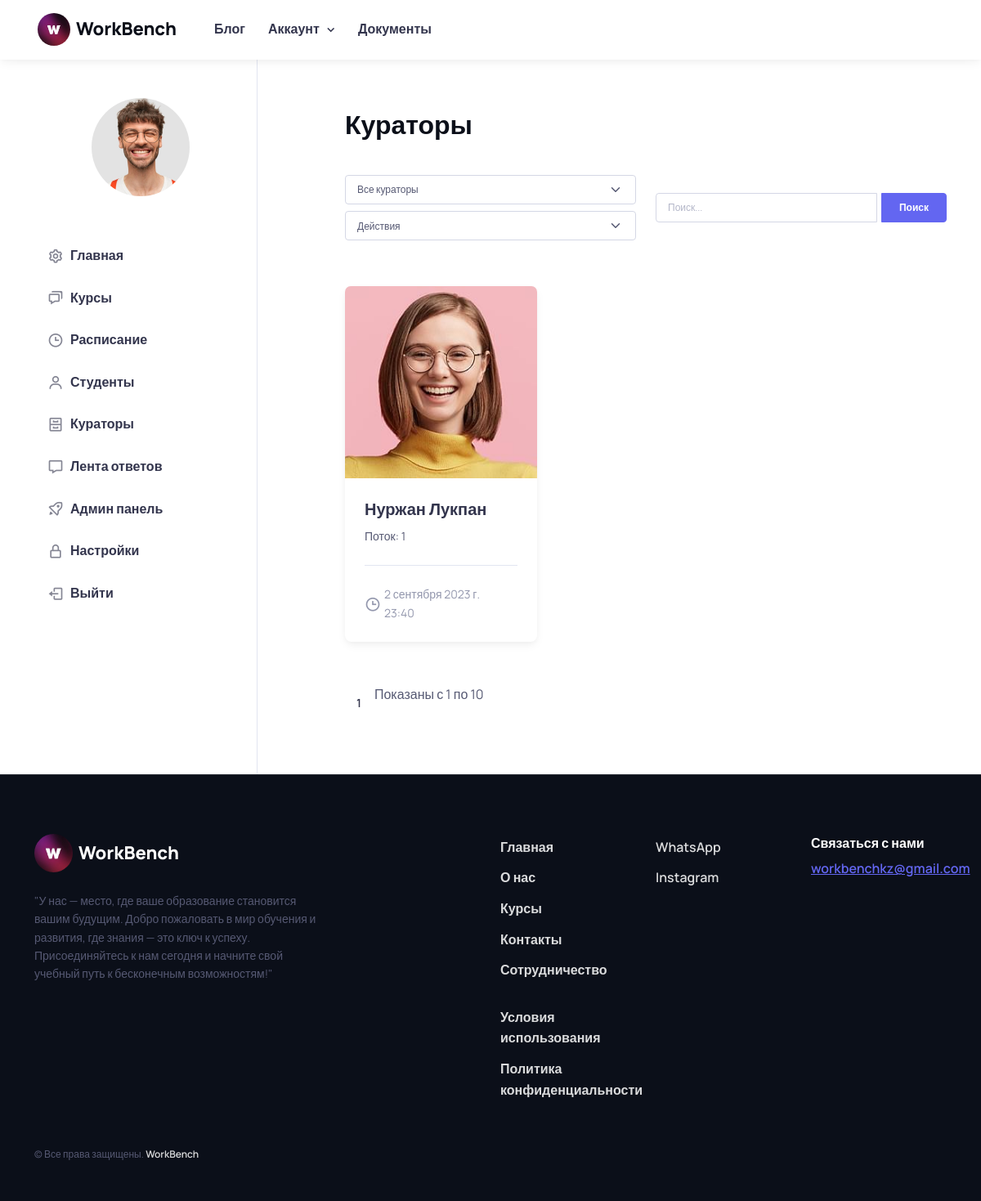
/users/administrator/admin_check/curators/, run on the app's committed database.
### users/models.py (models this page shows, shortened)
class User(AbstractUser):
    ROLE_CHOICES = (
        ('student', 'Студент'),
        ('curator', 'Куратор'),
        ('admin', 'Администратор'),
    )
    COUNTRY_CHOICES = (
        ('kz', 'Казахстан'),
        ('ru', 'Россия'),
        ('ukr', 'Украина'),
        ('kg', 'Кыргызстан'),
        ('uz', 'Узбекистан'),
    )
    CITY_CHOICES = (
        ('tse', 'Астана'),
        ('ala', 'Алматы'),
        ('msq', 'Москва'),
        ('kiev', 'Киев'),
        ('bishkek', 'Бишкек'),
        ('tashkent', 'Ташкент'),
    )
    image = models.ImageField(upload_to='users_images', null=True, blank=True)
    role = models.CharField(max_length=10, choices=ROLE_CHOICES, default='student')
    phone = models.CharField(max_length=25, blank=True)
    bio = models.TextField(blank=True, null=True, default='Всем привет! Я ученик компании WorkBench!')
    country = models.CharField(choices=COUNTRY_CHOICES, max_length=15, default='kz')
    city = models.CharField(choices=CITY_CHOICES, max_length=20, default='tse')
    address = models.CharField(blank=True, null=True, default='', max_length=255)
    stream = models.ForeignKey('Stream', on_delete=models.SET_NULL, null=True, blank=True)

class Stream(models.Model):
    number = models.PositiveIntegerField()
    def __str__(self):
        return str(self.number)
    class Meta:
        verbose_name = 'Поток'
        verbose_name_plural = 'Потоки'

### administrator/views.py (the view)
# urls.py: path('admin_check/curators/', CuratorCheckAdmin.as_view(), name='curators_admin_check'),
class CuratorCheckAdmin(View):
    template_name = 'admin/starter-kit/curators.html'
    def get(self, request):
        curators = User.objects.filter(role='curator')
        page = request.GET.get('page', 1)
        paginator = Paginator(curators, 10)  # Разбиваем на страницы по 10 элементов
        try:
            curators = paginator.page(page)
        except PageNotAnInteger:
            curators = paginator.page(1)
        except EmptyPage:
            curators = paginator.page(paginator.num_pages)
        return render(request, self.template_name, {'curators': curators})

### templates/admin/starter-kit/curators.html (shortened to what this page needs)
{% extends 'admin/starter-kit/base.html' %}
{% load static %}
          {% block content %}
              <div class="col-md-8 offset-lg-1 pb-5 mb-lg-2 pt-md-5 mt-n3 mt-md-0">
            <div class="ps-md-3 ps-lg-0 mt-md-2 pt-md-4 pb-md-2">
              <div class="d-flex align-items-center justify-content-between pt-xl-1 mb-3 pb-3">
                <h1 class="h2 mb-0">Кураторы</h1>
              </div>
              <div class="row align-items-center mb-5">
                <div class="col-md-6 mt-2 text-nowrap">
                    <div id="dataTable_length" class="dataTables_length" aria-controls="dataTable">
                        <form method="get">
                            <div class="mb-2">
                                <label class="form-label d-block">
                                    <select class="form-select form-select-sm" name="stream" id="stream-filter" onchange="this.form.submit()">
                                        <option value="">Все кураторы</option>
                                    </select>
                                </label>
                            </div>
                            <div class="mb-2">
                                <label class="form-label d-block">
                                    <select class="form-select form-select-sm" onchange="window.location.href = this.options[this.selectedIndex].value">
                                        <option value="">Действия</option>
                                    </select>
                                </label>
                            </div>
                        </form>
                    </div>
                </div>
                <div class="col-md-6 mb-2 mb-md-0">
                    <form action="{% url 'users:admin:search_curators' %}" method="get">
                        <div class="text-md-end dataTables_filter" id="dataTable_filter">
                            <div class="input-group">
                                <input type="search" class="form-control form-control-sm" aria-controls="dataTable" name="q" placeholder="Поиск...">
                                <button class="btn btn-primary btn-sm" type="submit" style="width: 80px; margin-left: 5px;">Поиск</button>
                            </div>
                        </div>
                    </form>
                </div>
            </div>
              <div class="row row-cols-1 row-cols-md-3 row-cols-lg-3 gx-3 gx-lg-3">
                {% for curator in curators %}
                    <div class="col pb-2 mb-4">
                        <article class="card h-100 border-0 shadow-sm">
                            <div class="position-relative">
                                <a href="{% url 'users:admin:student-profile' pk=curator.pk %}" class="d-block position-absolute w-100 h-100 top-0 start-0" aria-label="Cover image"></a>
                                <img src="{% if curator.image and curator.image.url %}{{ curator.image.url }}{% else %}{% static 'student/images/18.jpg' %}{% endif %}" class="card-img-top" alt="Image">
                            </div>
                            <div class="card-body pb-3">
                                <h3 class="h5 mb-2">
                                    <a href="{% url 'users:admin:student-profile' pk=curator.pk %}">{{ curator.first_name }} {{ curator.last_name }}</a>
                                </h3>
                                <p class="fs-sm mb-2">Поток: {{ curator.stream }}</p>
                            </div>
                            <div class="card-footer d-flex align-items-center fs-sm text-muted py-4">
                                <div class="d-flex align-items-center me-4">
                                    <i class="bx bx-time fs-xl me-1"></i>
                                    {{ curator.date_joined }}
                                </div>
                            </div>
                        </article>
                    </div>
                {% endfor %}
              </div>
             <div class="row" style="margin-top: 20px;">
                 <div class="col-md-12">
                     <nav aria-label="Page navigation">
                         <ul class="pagination">
                             {% for num in curators.paginator.page_range %}
                                 <li class="page-item {% if num == students.number %}active{% endif %}">
                                     <a class="page-link" href="?page={{ num }}">{{ num }}</a>
                                 </li>
                             {% endfor %}
                             <div class="col-md-6 align-self-center">
                                 <p id="dataTable_info" class="dataTables_info" role="status" aria-live="polite">Показаны с 1 по 10</p>
                             </div>
                         </ul>
                     </nav>
                 </div>
             </div>
            </div>
          </div>
          {% endblock %}

### data on the page
User: image (picture), first_name "Нуржан", last_name "Лукпан", stream "1", date_joined "2 сентября 2023 г. 23:40"

### other printed values
{{ num }} "1"
